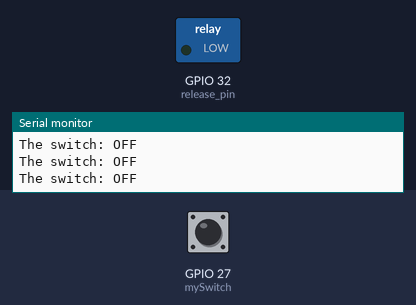
Simulated run of this sketch. Board: ESP32. On the bench: switched loads named in the sketch (green lamp = pin HIGH), the last lines printed to the serial monitor. Dashed ring = blinking. The inputs (shaded band) are chosen by the test bench; at power-on: GPIO 27 (mySwitch) HIGH.

Above: at 1.2 s.
1.3 s: GPIO 27 (mySwitch) pulled LOW for 0.15 s
At 1.46 s:
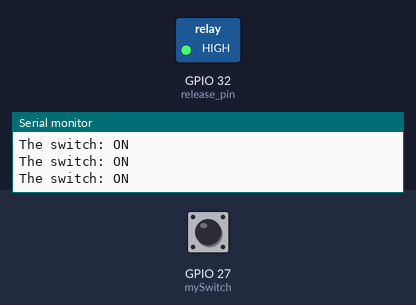
3.0 s: GPIO 27 (mySwitch) pulled LOW for 1 s
At 4.6 s:
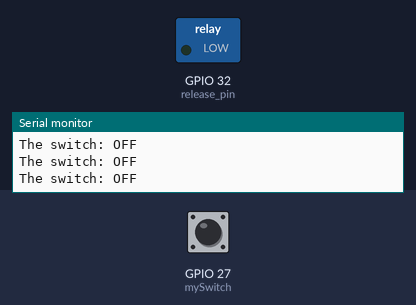
7.0 s: GPIO 27 (mySwitch) pulsed LOW 2 times (0.12 s each, 0.3 s apart)
At 7.15 s:
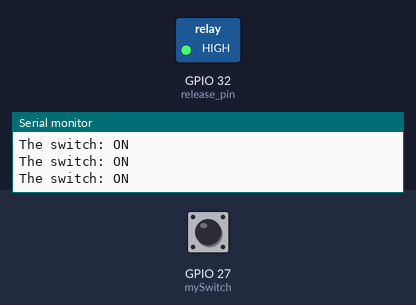
Timing chart, 0 to 10.0 s (numbered marks = the images above; inputs shaded):
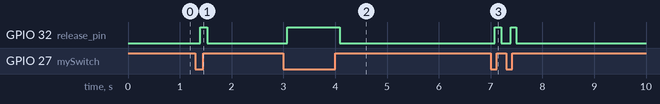

Measured:
- after the input at 1.3 s, GPIO 32 (release_pin): LOW → HIGH after 0.09 s, → LOW 0.14 s later
- after the input at 3.0 s, GPIO 32 (release_pin): LOW → HIGH after 0.08 s, → LOW 1.0 s later
- after the input at 7.0 s, GPIO 32 (release_pin): alternates HIGH for 0.12 s and LOW for 0.18 s, 4 changes in all, then stays LOW, starting after 0.08 s

The sketch:

key_pin_activation.ino
```cpp
#include <ezButton.h>

ezButton mySwitch(27);  // create ezButton object that attaches to ESP32 pin GPIO27
#define release_pin  32

void setup() {
  Serial.begin(9600);
  pinMode(release_pin, OUTPUT);
  digitalWrite(release_pin, LOW);
  mySwitch.setDebounceTime(50); // set debounce time to 50 milliseconds
}

void loop() {
  mySwitch.loop(); // MUST call the loop() function first
  if (mySwitch.isPressed()) {
    Serial.println("The switch: OFF -> ON");
  }
  if (mySwitch.isReleased()) {
    Serial.println("The switch: ON -> OFF");
  }

  int state = mySwitch.getState();
  if (state == HIGH) {
     digitalWrite(release_pin, LOW);
    Serial.println("The switch: OFF");
  } else {
    digitalWrite(release_pin, HIGH);
    Serial.println("The switch: ON");
  }
}
```
